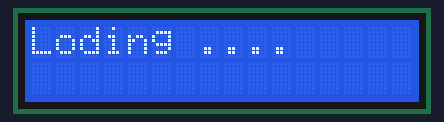
Bench run of a sketch on a simulated Arduino Uno, built with avr-gcc and run on an emulated ATmega328P. Parts: 16×2 character LCD.

Above: at 0.1 s.
At 8.2 s:
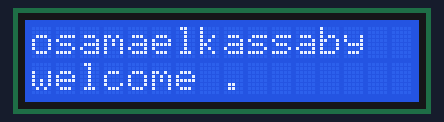

The sketch:

LCD.ino
```cpp
#include <LiquidCrystal.h>
int i = 0;
LiquidCrystal lcd(8,9,4,5,6,7);
void setup() {
  // put your setup code here, to run once:
  lcd.begin(16,2);
  lcd.setCursor(0,0);
  lcd.print("Loding ....");

}

void loop() {
  // put your main code here, to run repeatedly:
  lcd.home();
  lcd.setCursor(0,1);
  i++;
 // lcd.print("Loning .....");
  delay(400);
 if(i == 20){
  lcd.print("welcome .");
  lcd.setCursor(0,0);
  lcd.print("osamaelkassaby");

  }


}
```
